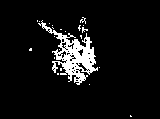
#> input picture morphological_operators/image/gun-2.bmp, 160 x 119 px, found by its file name
$ jupyter execute --allow-errors morpholigical_operators.ipynb
#> lines starting #> are read from the running program, lines starting #| are printed output that depends on the picture; after the words box and inside, x2 and y2 are one past the last pixel; in counts of white or black regions, pixels touching at a corner belong together
## **Erosion**

[cell 1]
#dependencies
import cv2
import numpy as np
import matplotlib.pyplot as plt

def erosion(image_file):
  #read the image
#> called with image_file = '/content/gun-2.bmp'
  image = cv2.imread(image_file,0)
#> image: shape (119, 160); 7% white; 22 white regions (21 under 20 px), largest, box (x1, y1, x2, y2) and area: (38, 20, 98, 85) 1251

  #size of the image
  m = image.shape[0]
#> m = 119
  n = image.shape[1]
#> n = 160

  #define the structuring element
  k = 3
  structuring_kernel = np.ones((3,3), dtype=np.uint8)

  #add padding to matrix
  image_padding = np.pad(array=image, pad_width=1, mode='constant')
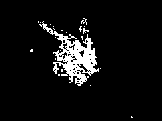
#> image_padding: shape (121, 162); 6.8% white; 22 white regions (21 under 20 px), largest, box (x1, y1, x2, y2) and area: (39, 21, 99, 86) 1251
  padding_shape = image_padding.shape
#> padding_shape = (121, 162)
  height_r, weight_r = (padding_shape[0] - image.shape[0]), (padding_shape[1] - image.shape[1])
#> height_r = 2; weight_r = 2

  #create a new image with given sizes
  eroded_image = np.zeros((m,n), dtype=np.uint8)

  #iteratively go through each element and erode
  for i in range(padding_shape[0] - height_r):
    for j in range(padding_shape[0] - weight_r):
      sub_matrices = image_padding[i:(i + k), j:(j + k)]
      eroded_image[i,j]= np.min(sub_matrices)
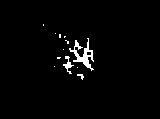
#> eroded_image: shape (119, 160); 2.1% white; 12 white regions (9 under 20 px), largest, box (x1, y1, x2, y2) and area: (69, 38, 94, 71) 271, (63, 56, 74, 74) 69, (77, 74, 84, 80) 21
  #print the result
  print("  Eroded result  ")
  plt.imshow(eroded_image)

  return eroded_image

[cell 2]
eroded = erosion("/content/gun-2.bmp")

## **Dilation**

[cell 3]
def dilation(image_file): #change the image_file to image_d when performing the opening
  #read the image
#> called with image_file = '/content/gun-2.bmp'
  image_d = cv2.imread(image_file,0)

  #size of the image
  a, z = image_d.shape
#> a = 119; z = 160

  #define the structuring element
  structuring_element_dilation = np.array([[0,1,0], [1,1,1],[0,1,0]])
  add = 1

  #create a new image with given sizes
  dilated_image = np.zeros((a,z), dtype=np.uint8)

  #iteratively go through each element and dilate
  for i in range(add, a-add):
    for j in range(add, z-add):
      sub_matrices_d = image_d[i-add:i+add+1, j-add:j+add+1]
      output_d = np.dot(sub_matrices_d, structuring_element_dilation)
      dilated_image[i,j]= np.max(output_d)
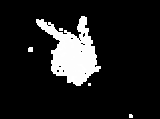
#> dilated_image: shape (119, 160); min 0, max 255, mean 30.2

  #print the result
  print("  Dilated result  ")
  plt.imshow(dilated_image)

  return dilated_image

[cell 4]
dialated = dilation("/content/gun-2.bmp")

## **Opening and Closing**

[cell 5]
#first erode the image
eroded_image = erosion("/content/gun-2.bmp")

#> (a cell that did not finish here is left out)

#> (a cell that did not finish here is left out)

[cell 8]
# def boundary(erosion, dilation,image_file, image):
image = cv2.imread("/content/gun-2.bmp",0)
boundary = image - eroded_image
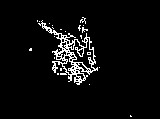
#> boundary: shape (119, 160); 5% white in thin lines or dots, all inside (x1, y1, x2, y2) = (29, 17, 132, 117)
plt.imshow(boundary)
